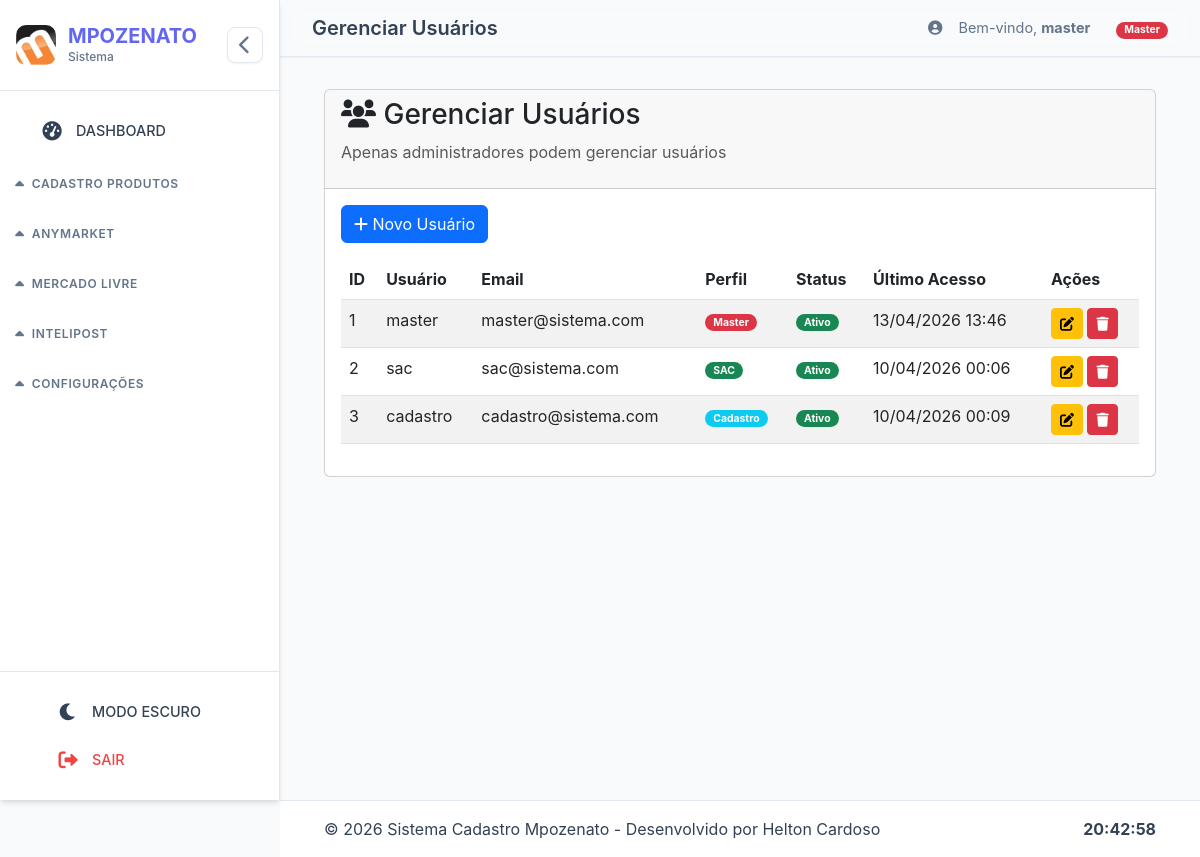
Screenshot of /admin/usuarios (signed in) with the database file from the repository.
### models.py (models this page shows, shortened)
class Usuario(UserMixin, db.Model):
    __tablename__ = 'usuarios'
    id = db.Column(db.Integer, primary_key=True)
    username = db.Column(db.String(80), unique=True, nullable=False)
    email = db.Column(db.String(120), unique=True, nullable=False)
    password_hash = db.Column(db.String(256), nullable=False)
    perfil_id = db.Column(db.Integer, db.ForeignKey('perfis.id'), nullable=False)
    is_active = db.Column(db.Boolean, default=True)
    created_at = db.Column(db.DateTime, default=datetime.utcnow)
    last_login = db.Column(db.DateTime)
    permissoes_extras = db.relationship('Permissao', backref='usuario', lazy=True, cascade='all, delete-orphan')
    @property
    def perfil(self):
        return self.perfil_rel.nome if self.perfil_rel else 'user'
    def is_master(self):
        return self.perfil == 'Master'

class Perfil(db.Model):
    __tablename__ = 'perfis'
    id = db.Column(db.Integer, primary_key=True)
    nome = db.Column(db.String(50), unique=True, nullable=False)  # Master, SAC, Cadastro, Financeiro
    descricao = db.Column(db.String(200))
    is_active = db.Column(db.Boolean, default=True)
    created_at = db.Column(db.DateTime, default=datetime.utcnow)
    usuarios = db.relationship('Usuario', backref='perfil_rel', lazy=True)

### app.py (the view)
@app.route('/admin/usuarios')
@login_required
@master_required
def admin_usuarios():
    usuarios = Usuario.query.all()
    perfis = Perfil.query.all()
    return render_template('admin/usuarios.html', usuarios=usuarios, perfis=perfis, page_title='Gerenciar Usuários')

### app.py (called while the page is built)
@login_manager.user_loader
def load_user(user_id):
    from models import Usuario
    return Usuario.query.get(int(user_id))

def master_required(f):
    @wraps(f)
    def decorated_function(*args, **kwargs):
        if not current_user.is_authenticated:
            flash('Faça login para continuar', 'warning')
            return redirect(url_for('login'))
        if not current_user.is_master():
            flash('Acesso negado. Apenas Master pode acessar.', 'danger')
            return redirect(url_for('home'))
        return f(*args, **kwargs)
    return decorated_function

def contar_processos_hoje(modulo="cadastro"):
    from log_utils import contar_processos_hoje as contar_logs  # Importa a função original
    return contar_logs(modulo)  # Delega para a função de log_utils.py

@app.context_processor
def inject_stats():
    return {
        'count_processos_hoje': contar_processos_hoje(),
        'now': datetime.now()
    }

### log_utils.py (called while the page is built)
def contar_processos_hoje(modulo: str) -> int:
    with current_app.app_context():
        hoje = datetime.now().date()
        return Processo.query.filter(
            Processo.modulo == modulo,
            db.func.date(Processo.data) == hoje
        ).count()

### templates/admin/usuarios.html (shortened to what this page needs)
{% extends 'base.html' %}
{% block content %}
<div class="container-fluid">
    <div class="card">
        <div class="card-header">
            <h3><i class="fas fa-users"></i> Gerenciar Usuários</h3>
            <p class="text-muted">Apenas administradores podem gerenciar usuários</p>
        </div>
        <div class="card-body">
            <button class="btn btn-primary mb-3" onclick="abrirModalNovoUsuario()">
                <i class="fas fa-plus"></i> Novo Usuário
            </button>
            <div class="table-responsive">
                <table class="table table-striped">
                    <thead>
                        <tr>
                            <th>ID</th>
                            <th>Usuário</th>
                            <th>Email</th>
                            <th>Perfil</th>
                            <th>Status</th>
                            <th>Último Acesso</th>
                            <th>Ações</th>
                        </tr>
                    </thead>
                    <tbody id="tabela-usuarios">
                        {% for usuario in usuarios %}
                        <tr>
                            <td>{{ usuario.id }}</td>
                            <td>{{ usuario.username }}</td>
                            <td>{{ usuario.email }}</td>
                            <td>
                                <span class="badge {% if usuario.perfil == 'Master' %}bg-danger{% elif usuario.perfil == 'SAC' %}bg-success{% elif usuario.perfil == 'Cadastro' %}bg-info{% else %}bg-secondary{% endif %}">
                                    {{ usuario.perfil }}
                                </span>
                            </td>
                            <td>
                                {% if usuario.is_active %}
                                    <span class="badge bg-success">Ativo</span>
                                {% else %}
                                    <span class="badge bg-danger">Inativo</span>
                                {% endif %}
                            </td>
                            <td>{{ usuario.last_login.strftime('%d/%m/%Y %H:%M') if usuario.last_login else 'Nunca' }}</td>
                            <td>
                                <button class="btn btn-sm btn-warning" onclick="editarUsuario({{ usuario.id }})">
                                    <i class="fas fa-edit"></i>
                                </button>
                                <button class="btn btn-sm btn-danger" onclick="excluirUsuario({{ usuario.id }})">
                                    <i class="fas fa-trash"></i>
                                </button>
                            </td>
                        </tr>
                        {% endfor %}
                    </tbody>
                </table>
            </div>
        </div>
    </div>
</div>
{% endblock %}

### templates/base.html (shortened to what this page needs)
<!DOCTYPE html>
<html lang="pt-br">
<head>
  <link href="https://cdn.jsdelivr.net/npm/bootstrap@5.3.0/dist/css/bootstrap.min.css" rel="stylesheet">
  <link rel="stylesheet" href="https://cdnjs.cloudflare.com/ajax/libs/font-awesome/6.0.0/css/all.min.css">
  <link rel="stylesheet" href="{{ url_for('static', filename='css/base.css') }}">
</head>
<body>
  {% if current_user.is_authenticated %}
  <div class="sidebar-wrapper" id="sidebarWrapper">
    <nav class="sidebar">
      <div class="sidebar-header">
        <div class="logo-container">
          <img src="{{ url_for('static', filename='img/logo-empresa.png') }}" class="logo-img" alt="MPOZENATO">
          <div class="logo-text">
            <span class="brand-name">MPOZENATO</span>
            <small class="brand-subtitle">Sistema</small>
          </div>
        </div>
        <button class="sidebar-toggle-btn" id="toggleSidebar" title="Recolher/Expandir">
          <i class="fas fa-chevron-left"></i>
        </button>
      </div>
      <div class="sidebar-menu" id="sidebarMenu">
        <div class="menu-group">
          <a href="{{ url_for('dashboard') }}" class="menu-item {% if active_page == 'dashboard' %}active{% endif %}">
            <div class="menu-icon">
              <i class="fas fa-tachometer-alt"></i>
            </div>
            <span class="menu-text">DASHBOARD</span>
          </a>
        </div>
        {% if current_user.is_master() or current_user.perfil == 'Cadastro' %}
        <div class="menu-group" data-module="cadastro">
          <div class="menu-title">
            <i class="fas fa-caret-down module-toggle"></i>
            <span class="menu-title-text">CADASTRO PRODUTOS</span>
          </div>
        </div>
        {% endif %}
        {% if current_user.is_master() or current_user.perfil == 'SAC' %}
        <div class="menu-group" data-module="anymarket">
          <div class="menu-title">
            <i class="fas fa-caret-down module-toggle"></i>
            <span class="menu-title-text">ANYMARKET</span>
          </div>
        </div>
        {% endif %}
        {% if current_user.is_master() %}
        <div class="menu-group" data-module="mercadolivre">
          <div class="menu-title">
            <i class="fas fa-caret-down module-toggle"></i>
            <span class="menu-title-text">MERCADO LIVRE</span>
          </div>
        </div>
        {% endif %}
        {% if current_user.is_master() or current_user.perfil == 'SAC' %}
        <div class="menu-group" data-module="intelipost">
          <div class="menu-title">
            <i class="fas fa-caret-down module-toggle"></i>
            <span class="menu-title-text">INTELIPOST</span>
          </div>
        </div>
        {% endif %}
        {% if current_user.is_master() %}
        <div class="menu-group expanded" data-module="configuracoes">
          <div class="menu-title">
            <i class="fas fa-caret-down module-toggle"></i>
            <span class="menu-title-text">CONFIGURAÇÕES</span>
          </div>
        </div>
        {% endif %}
      </div>
      <div class="sidebar-footer">
        <button class="menu-item" id="darkModeToggle">
          <div class="menu-icon">
            <i class="fas fa-moon"></i>
          </div>
          <span class="menu-text">MODO ESCURO</span>
        </button>
        <a href="{{ url_for('logout') }}" class="menu-item logout-item">
          <div class="menu-icon">
            <i class="fas fa-sign-out-alt"></i>
          </div>
          <span class="menu-text">SAIR</span>
        </a>
      </div>
    </nav>
  </div>
  {% endif %}
  <main class="main-content" id="mainContent">
    {% if current_user.is_authenticated %}
    <div class="top-bar">
      <div class="top-bar-title">
        <h4>{% block page_title %}{{ page_title | default('Dashboard') }}{% endblock %}</h4>
      </div>
      <div class="top-bar-actions">
        <div class="user-info">
          <i class="fas fa-user-circle"></i>
          <span>Bem-vindo, <strong>{{ current_user.username }}</strong></span>
          <span class="user-perfil" style="margin-left: 10px;">
            {% if current_user.is_master() %}
              <span class="badge bg-danger">Master</span>
            {% elif current_user.perfil == 'SAC' %}
              <span class="badge bg-success">SAC</span>
            {% elif current_user.perfil == 'Cadastro' %}
              <span class="badge bg-info">Cadastro</span>
            {% else %}
              <span class="badge bg-secondary">{{ current_user.perfil }}</span>
            {% endif %}
          </span>
        </div>
      </div>
    </div>
    {% endif %}
    <div class="content-wrapper">
      {% block content %}{% endblock %}
    </div>
  </main>
  <footer class="global-footer" id="globalFooter">
    <div class="container-fluid">
      <div class="row align-items-center">
        <div class="col">
          <span>&copy; {{ now.year }} Sistema Cadastro Mpozenato - Desenvolvido por Helton Cardoso</span>
        </div>
        <div class="col-auto">
          <span id="clock" class="fw-bold"></span>
        </div>
      </div>
    </div>
  </footer>
</body>
</html>

### rows the page displays
Usuario: username "master", id "1", email "master@sistema.com", perfil "Master", is_active "Ativo", last_login "13/04/2026 13:46"
Usuario: id "2", username "sac", email "sac@sistema.com", perfil "SAC", is_active "Ativo", last_login "10/04/2026 00:06"
Usuario: id "3", username "cadastro", email "cadastro@sistema.com", perfil "Cadastro", is_active "Ativo", last_login "10/04/2026 00:09"

### other values shown
{{ page_title | default('Dashboard') }} "Gerenciar Usuários"
